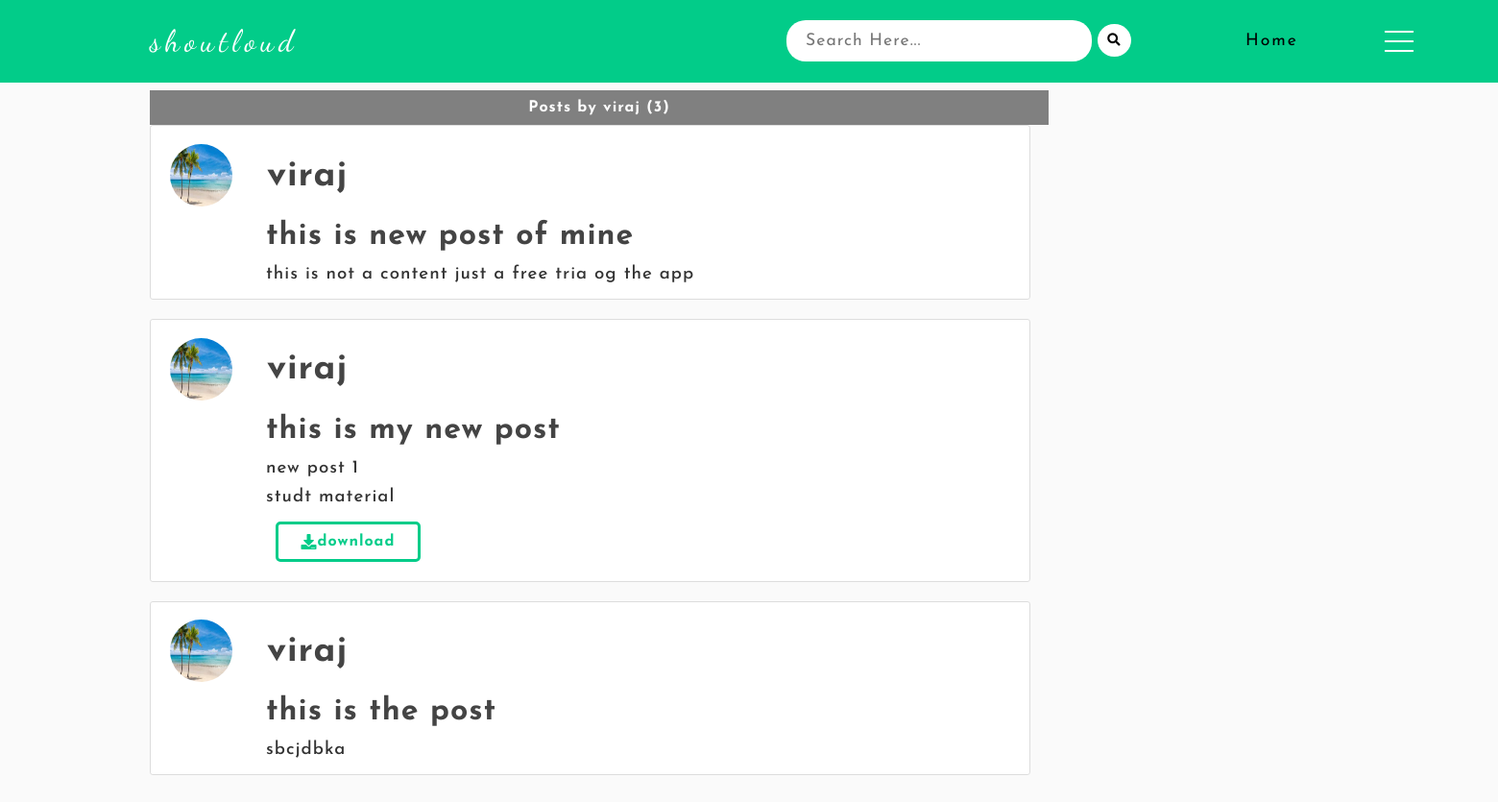
Page /user/viraj on the committed database.
### blog/models.py (models this page shows, shortened)
class Post(models.Model):
	title = models.CharField(max_length=100)
	file = models.FileField(null=True,blank=True,upload_to='Files')
	content = models.TextField()
	date_posted = models.DateTimeField(default=timezone.now)
	author = models.ForeignKey(User, on_delete=models.CASCADE)

### users/models.py (models this page shows, shortened)
class Profile(models.Model):
    user = models.OneToOneField(User, on_delete=models.CASCADE)
    image = models.ImageField(default='default.jpg', upload_to='profile_pics')

### blog/views.py (the view)
# urls.py: path('user/<str:username>', UserPostListView.as_view(), name='user-posts'),
class UserPostListView(ListView):
    model = Post
    template_name = 'blog/user_posts.html'  # <app>/<model>_<viewtype>.html
    context_object_name = 'posts'
    paginate_by = 4
    def get_queryset(self):
        user = get_object_or_404(User, username=self.kwargs.get('username'))
        return Post.objects.filter(author=user).order_by('-date_posted')

### blog/templates/blog/user_posts.html (shortened to what this page needs)
{% extends "blog/base.html" %}
{% block content %}
    <h1 class="mb-3">Posts by {{ view.kwargs.username }} ({{ page_obj.paginator.count }})</h1>
   {% for post in posts %}
      <div class="jumbotron mt-3 bg-white shadow-lg">
      <article class="media content-section shadow">
        <div class="user-data">
        <a href="{{ post.author.profile.image.url }} " target="_blank" class="profile-img-container"> <img src="{{ post.author.profile.image.url }}  " alt="" class="article-img rounded-circle img-thumbnail img-fluid shadow">
        </a>
        <div class="article-metadata d-flex justify-content-between">
            <a class="mr-2 " href="{% url 'user-posts' post.author.username  %}"><h3>{{ post.author }}</h3></a>
          </div>
        </div>
        <div class="media-body">
          <h2><a class="article-title text-justify " href="{% url 'post-detail' post.id %}">{{ post.title }}</a></h2>
          <div class="d-flex justify-content-between">
            <p class="article-content text-justify text-truncate overflow-hidden">{{ post.content }}</p>
            {% if post.file %}
          <div class="form-group download-btn">
            <a class="btn btn-outline-primary  btn-d "  href="{{ post.file.url }}"  download type="submit"><i class="fas fa-download"></i>download</a>
          </div>
          {% endif %}
          </div>
        </div>
      </article>
      </div>
    {% endfor %}
    <div class="pagination-links">
  </div>
{% endblock content %}

### blog/templates/blog/base.html (shortened to what this page needs)
{% load staticfiles %}
<!doctype html>
<html lang="en">
  <head>
    <link rel="stylesheet" href="https://use.fontawesome.com/releases/v5.8.1/css/all.css" >
    <link rel="stylesheet" href="{% static 'blog/main.css' %}">
</head>
  <body>
    <div id="body">
        <nav class="navbar navbar-expand-lg navbar-dark bg-dark">
                <a class="navbar-brand font-weight-bold" href="{% url 'blog-home' %}">shoutloud</a>
                <div class="collapse navbar-collapse" id="navbarSupportedContent">
                  <form id="searchform" action="{% url 'search' %}" method="get">
                    <input type="text" name="q" type="text" value="{{ request.GET.q }}" placeholder="Search Here..." />
                    <button class="search-btn" type="button" onclick="searchform.submit()" class=" text-white my-color btn-primary"><i class="fa fa-search"></i></button>
                </form>
                  <ul class="navbar-nav mr-auto">
                    <li class="nav-item active">
                      <a class="nav-link" href="{% url 'blog-home' %}">Home <span class="sr-only">(current)</span></a>
                    </li>
                  </ul>
      <div class="ham">
        <span></span>
        <span></span>
        <span></span>
      </div>
                </div>
              </nav>
      <div class="container my-bg">
    {% block content %}
    {% endblock  %}
</div>
</div>
  </body>
</html>

### blog/static/blog/main.css (style rules this page uses)
* { margin: 0; padding: 0; box-sizing: border-box; letter-spacing: 1px; font-family: 'Josefin Sans', sans-serif; }
html,body { overflow-x: hidden; }
#body { background: #fafafa; color: #333333; margin-top: 0; width: 100%; height: 100vh; overflow: hidden; }
h1, h2, h3, h4, h5, h6 { color: #444444; }
ul { margin: 0; }
.content-section { background: #ffffff; padding: 10px 20px; border: 1px solid #dddddd; border-radius: 3px; margin-bottom: 20px; }
.article-title { color: #444444; }
.article-content { white-space: pre-line; }
.article-img { height: 65px; width: 65px; margin-right: 16px; }
.article-metadata { padding-bottom: 1px; margin-bottom: 4px; border-bottom: 1px solid #e3e3e3 }
.navbar { background: #02cc89 ; display: flex; justify-content: space-between; align-items: center; height: 10vh; padding:0 10%; padding-right: 5%; }
.nav-link { color: #000; }
a { text-decoration: none; }
.navbar-brand { font-size: 2rem; letter-spacing: 5px; font-family: 'Dancing Script'; color: #fff; }
.navbar-collapse { width: 50%; display: flex; justify-content: space-between; height: 100%; align-items: center; }
.navbar-nav { list-style: none; }
.navbar-collapse a { font-size: 1.1rem; letter-spacing: 2px; }
#searchform { width: 60%; }
#searchform button { margin: 0; }
#searchform input { height: 5vh; border: none; outline: none; font-size: 1.1rem; border-radius: 20px; padding: 5px 20px; width: 80%; }
.my-bg { position: relative; width: 60%; margin-left: 10%; margin-top: 1vh; height: 89vh; overflow-y: scroll; }
.pagination-links { width: 60%; transform: translateX(35%); display: flex; justify-content: center; padding-bottom: 5vh; font-weight: 900; }
.content-section { width: 98%; }
.article-img { border-radius: 50%; }
.user-data { display: flex; font-size: 1.5rem; align-items: center; padding-top:1vh ; font-weight: 900; }
.article-metadata { border:none; padding-left: 20px; width: 90%; height: 100%; display: flex; align-items: center; font-weight: 900; }
.mr-2 { font-size: 2rem; }
.media-body { margin-left: 100px; }
.media-body h2 { border-top: 1px solid rgba(80, 80, 80,0.1); line-height: 50px; font-size: 2rem; }
.article-content { line-height: 30px; font-size: 1.2vw; font-weight: 500; }
.form-group { border: none; padding: 10px; display: flex; flex-direction: column; }
.form-group .btn { padding: 10px 20px; border:3px #02cc89 solid; border-radius: 5px; background: #fff; color: #02cc89; cursor: pointer; width: 40%; align-self: center; }
.download-btn .btn { width: 20%; align-self: flex-start; display: flex; align-items: center; justify-content: center; font-weight: 900; }
.btn { width: 20%; display: flex; align-items: center; justify-content: center; }
.search-btn { padding: 10px; border-radius: 50%; outline: none; border: none; background: #fff; color: #000; margin: 0 10px; cursor: pointer; transform: translateY(-1px); }
.rounded-circle { border-radius: 50%; }
.mb-3 { font-size: 1rem; text-align: center; padding: 10px 0; background: grey; color: #fff; }
.ham { padding: 10px; display: flex; align-items: center; flex-direction: column; justify-content: space-around; height: 50px; width: 50px; border-radius: 50%; cursor: pointer; }
.ham span { line-height: 0; background:#fff; width: 100%; height: 2px; transition: all 0.5s ease; transform-origin: 1px; }
.media-body h2 { border: none; }

### rows in the picture
Post: author.profile.image (picture), author "viraj", title "this is new post of mine", content "this is not a content just a free tria og the app"
Post: author.profile.image (picture), author "viraj", title "this is my new post", content "new post 1 studt material"
Post: author.profile.image (picture), author "viraj", title "this is the post", content "sbcjdbka"

### other values in the picture
{{ view.kwargs.username }} "viraj"
{{ page_obj.paginator.count }} "3"
